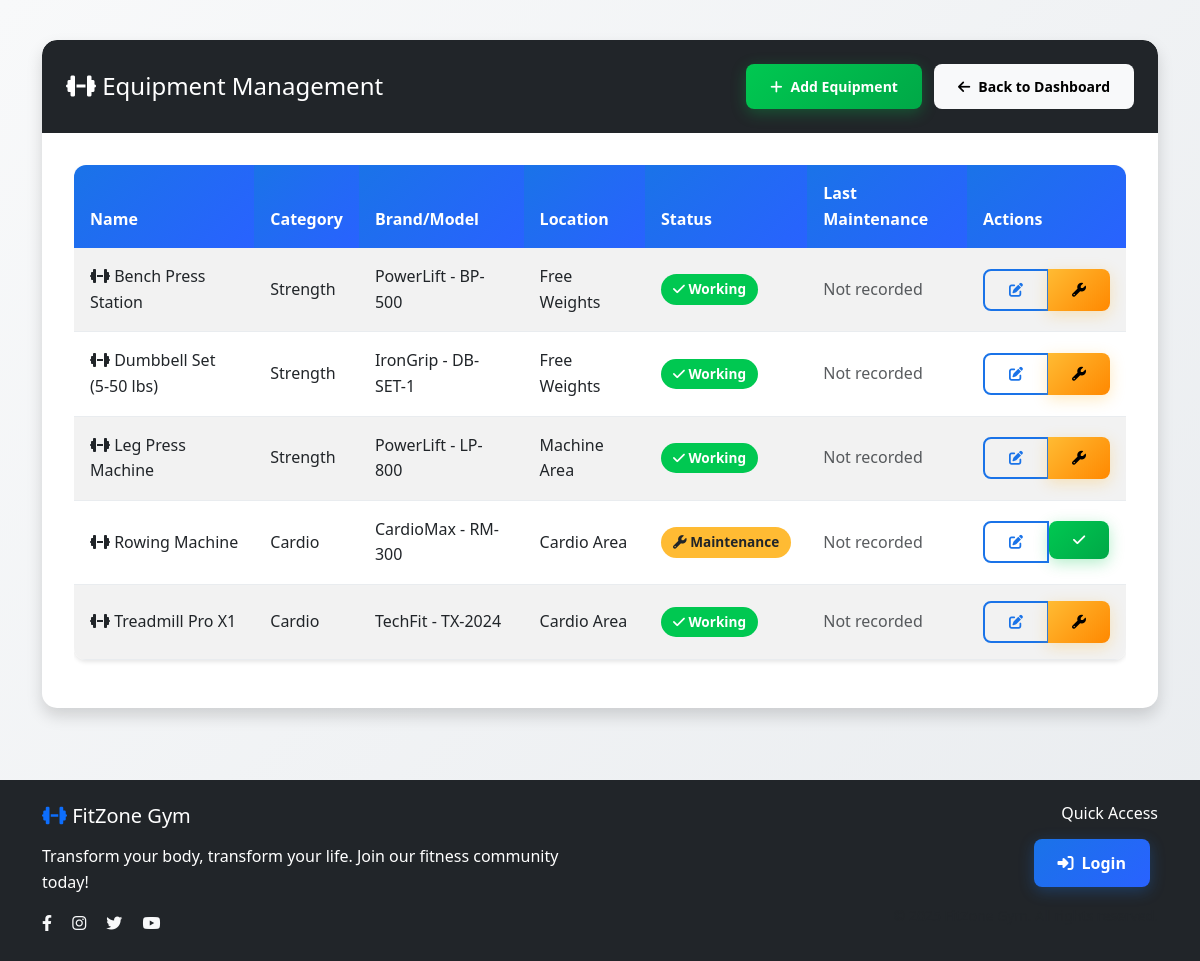
The page /admin/equipment on the database as committed earlier.
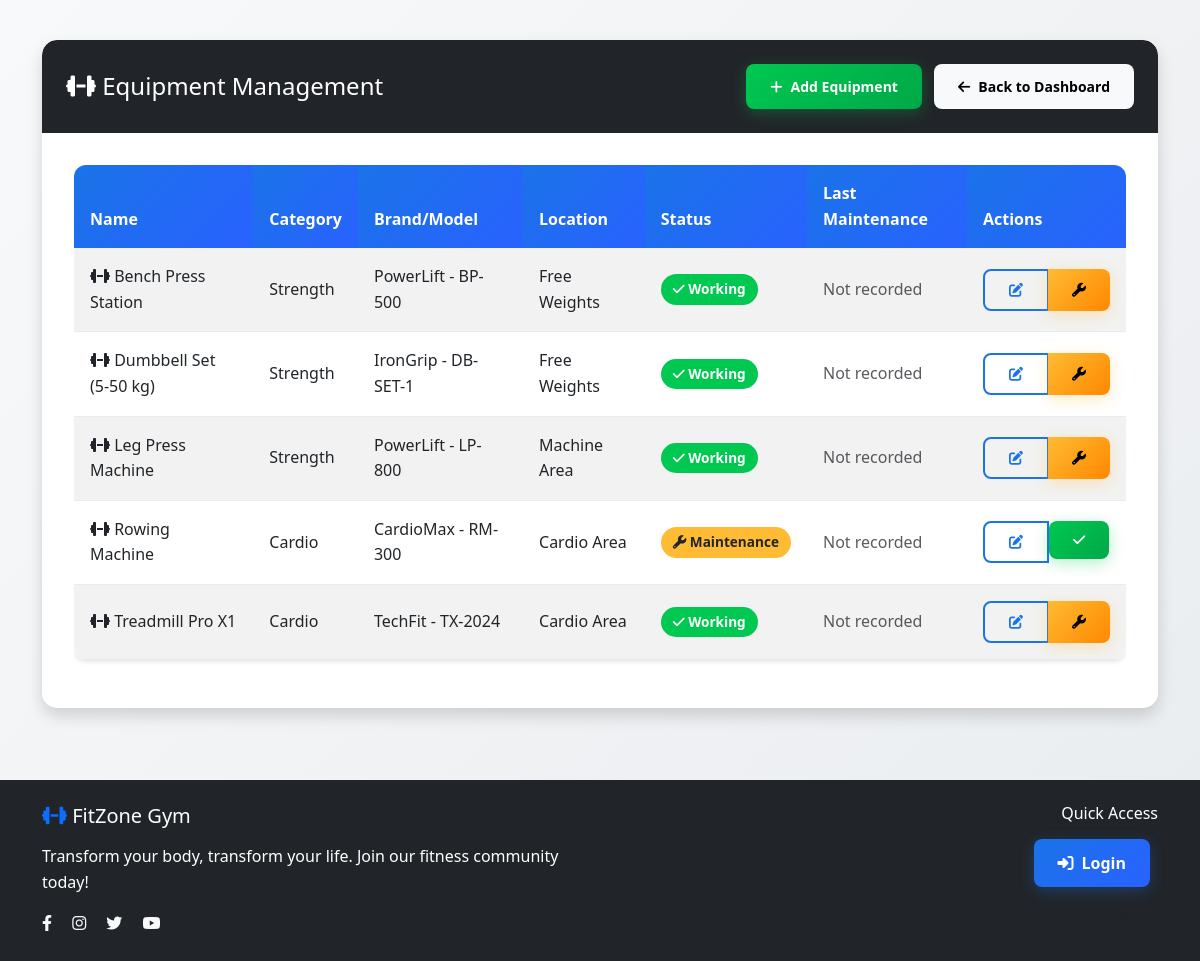
The same page on the database as committed later.
### tables this page shows
CREATE TABLE equipment (
            id INTEGER PRIMARY KEY AUTOINCREMENT,
            name TEXT NOT NULL,
            category TEXT,
            brand TEXT,
            model TEXT,
            purchase_date DATE,
            warranty_end_date DATE,
            status TEXT DEFAULT 'working' CHECK (status IN ('working', 'maintenance', 'out_of_order')),
            last_maintenance_date DATE,
            next_maintenance_date DATE,
            maintenance_notes TEXT,
            location TEXT,
            created_at TIMESTAMP DEFAULT CURRENT_TIMESTAMP
        );

### routes/admin.py (the view)
@admin_bp.route('/equipment')
def equipment_list():
    try:
        equipment = Equipment.get_all()
        return render_template('admin/equipment_list.html', equipment=equipment)
    except Exception as e:
        flash(f"Error loading equipment list: {str(e)}", "danger")
        return render_template('admin/equipment_list.html', equipment=[])

### models/database.py (called while the page is built)
def get_db_connection(db_path='gym_management.db'):
    conn = sqlite3.connect(db_path)
    conn.row_factory = sqlite3.Row
    conn.execute("PRAGMA foreign_keys = ON")
    return conn

def execute_query(query, params=(), db_path='gym_management.db', fetch=False):
    conn = get_db_connection(db_path)
    cursor = conn.cursor()
    try:
        cursor.execute(query, params)
        if fetch:
            result = cursor.fetchall()
            conn.close()
            return result
        else:
            conn.commit()
            last_id = cursor.lastrowid
            conn.close()
            return last_id
    except Exception as e:
        conn.close()
        try:
            from flask import current_app
            current_app.logger.error(f"DB Error: {e} | Query: {query} | Params: {params}")
        except:
            print(f"DB Error: {e} | Query: {query} | Params: {params}")
        raise

### models/equipment.py (called while the page is built)
    @classmethod
    def get_all(cls):
        db_path = current_app.config.get('DATABASE_PATH', 'gym_management.db')
        query = 'SELECT * FROM equipment ORDER BY name'
        results = execute_query(query, (), db_path, fetch=True)
        return [cls(*row) for row in results]

### templates/admin/equipment_list.html (shortened to what the changed rows need)
{% extends "base.html" %}
{% block content %}
<div class="container py-4">
    <div class="row">
        <div class="col-12">
            <div class="card shadow">
                <div class="card-body">
                    {% if equipment %}
                    <div class="table-responsive">
                        <table class="table table-striped table-hover">
                            <thead class="table-dark">
                                <tr>
                                    <th>Name</th>
                                    <th>Category</th>
                                    <th>Brand/Model</th>
                                    <th>Location</th>
                                    <th>Status</th>
                                    <th>Last Maintenance</th>
                                    <th>Actions</th>
                                </tr>
                            </thead>
                            <tbody>
                                {% for item in equipment %}
                                <tr>
                                    <td><i class="fas fa-dumbbell"></i> {{ item.name }}</td>
                                    <td>{{ item.category or 'N/A' }}</td>
                                    <td>{{ item.brand or 'N/A' }}{% if item.model %} - {{ item.model }}{% endif %}</td>
                                    <td>{{ item.location or 'N/A' }}</td>
                                    <td>
                                        {% if item.status == 'working' %}
                                        <span class="badge bg-success"><i class="fas fa-check"></i> Working</span>
                                        {% elif item.status == 'maintenance' %}
                                        <span class="badge bg-warning"><i class="fas fa-wrench"></i> Maintenance</span>
                                        {% else %}
                                        <span class="badge bg-danger"><i class="fas fa-times"></i> Out of Order</span>
                                        {% endif %}
                                    </td>
                                    <td>
                                        {% if item.last_maintenance_date %}
                                        {{ item.last_maintenance_date }}
                                        {% else %}
                                        <span class="text-muted">Not recorded</span>
                                        {% endif %}
                                    </td>
                                    <td>
                                        <div class="btn-group" role="group">
                                            <a href="{{ url_for('admin.edit_equipment', equipment_id=item.id) }}"
                                               class="btn btn-sm btn-outline-primary">
                                                <i class="fas fa-edit"></i>
                                            </a>
                                            {% if item.status == 'working' %}
                                            <button type="button" class="btn btn-sm btn-warning"
                                                    data-bs-toggle="modal" data-bs-target="#maintenanceModal{{ item.id }}">
                                                <i class="fas fa-wrench"></i>
                                            </button>
                                            {% endif %}
                                        </div>
                                    </td>
                                </tr>
                                {% endfor %}
                            </tbody>
                        </table>
                    </div>
                    {% endif %}
                </div>
            </div>
        </div>
    </div>
</div>
{% endblock %}

Rows that differ between the two databases and show on the page:
changed equipment "IronGrip": name "Dumbbell Set (5-50 lbs)" → "Dumbbell Set (5-50 kg)"
